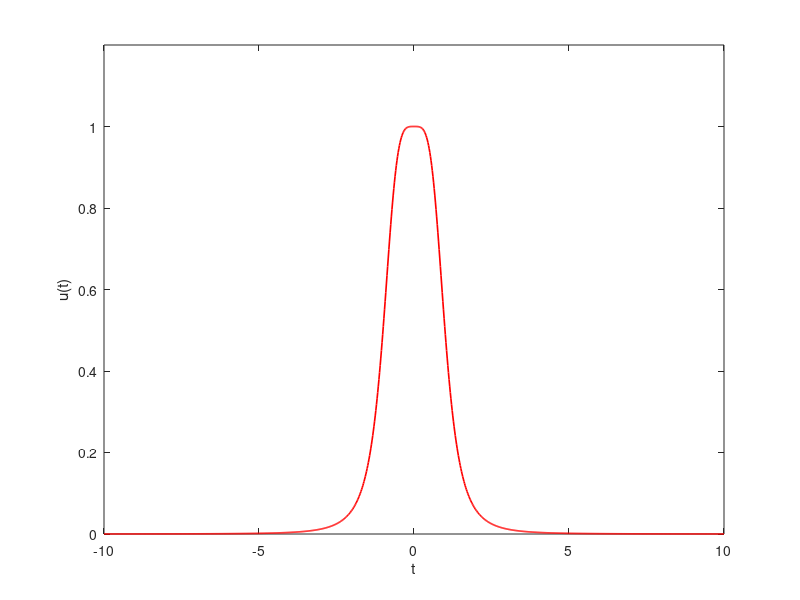

Reproduce this figure in MATLAB. (Note: this script raises an error after producing the figure.)
% Exact solution u(t) = 1/(t^4+1) of the IVP 
% u' = -4t^3u^2 for -10 <= t <= 10

t = linspace(-10,10,1000);
u_exact = 1./(t.^4+1);
plot(t, u_exact, 'r', 'LineWidth', 1.2)
xlabel('t'); ylabel('u(t)');
axis([-10 10 0 1.2])
val_axis = [-10 -8 -6 -4 -2 0 2 4 6 8 10];
set(gca, 'XTick', val_axis, 'XTickLabel', string(val_axis));
title('Exact solution $u(t)$ of $u''= -4t^3u^2$', 'Interpreter', 'latex');
axis square; grid on; box on;
